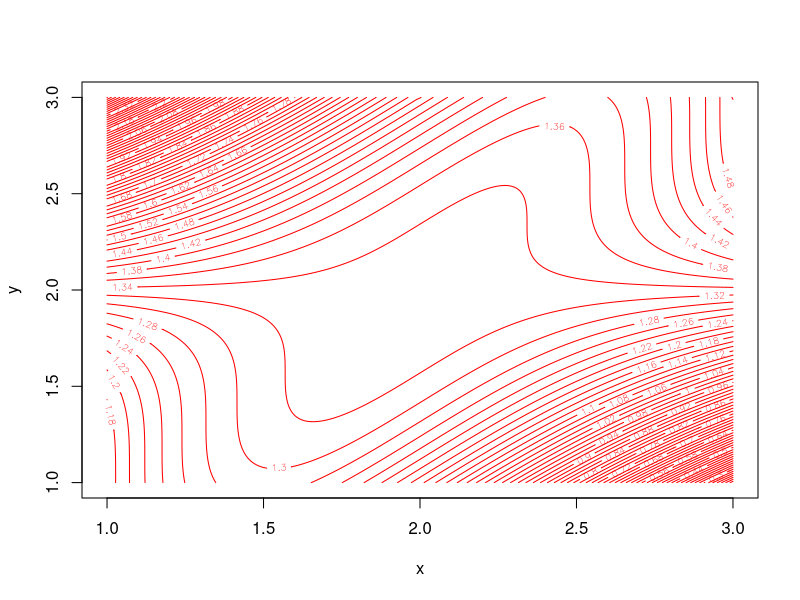
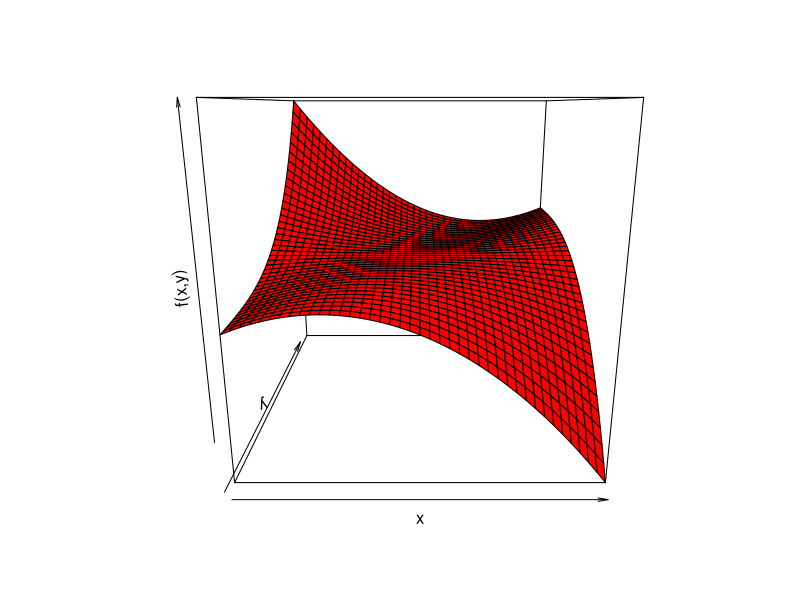
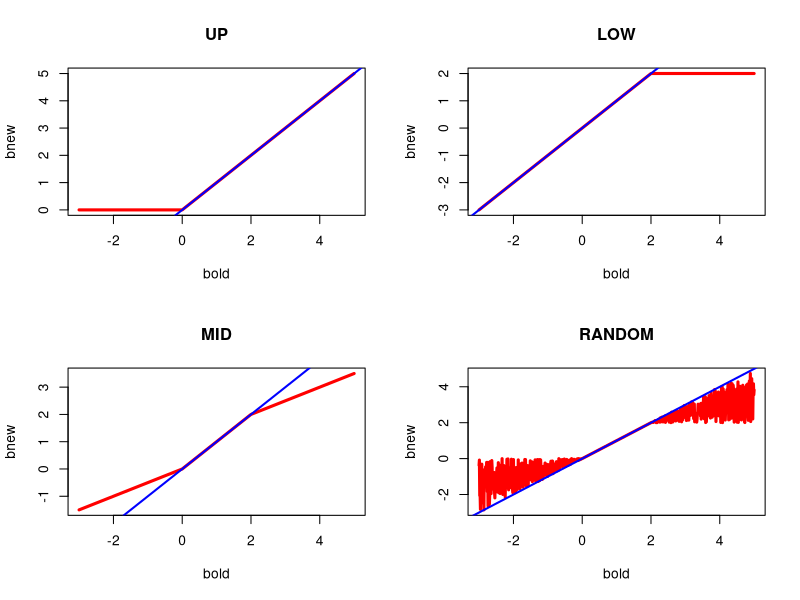

Generate these figures, in order, with R:
## ---- chunk 1
f <- function (x, y) {
    (y ^ 3) / 6 - (x * y ^ 2) / 2 + (y * x ^ 2) / 2 - (x ^ 2 )+ (2 * x)
}
x <- y <- seq(1,3,by=.01)
z <- outer(x, y, f)
contour(x, y, z, col = "RED", nlevels = 100, xlab = "x", ylab = "y")
## ---- chunk 2
x <- y <- seq(1,3,by=.05)
z <- outer(x, y, f)
persp(x, y, z, col = "RED", border = "BLACK", xlab = "x", ylab = "y", zlab = "f(x,y)")
## ---- chunk 3
upMe <- function (bold, select = "MID") {
    if (bold >= 2) aold <- 0.5 * (1 - bold)
    if ((bold <= 2) && (bold >= 1)) aold <- - 0.125 * (bold ^ 2)
    if ((bold <= 1) && (bold >= 0)) aold <- 0.5 - (bold / 2) - (0.125 * (bold ^ 2) )
    if (bold <= 0) aold <- 0.5 * (1 - bold)
    if (aold >= 0.5) bnew <- switch (select, MID = (1 - aold - abs (aold)) / 2,
            UP = 0, LOW = 1 - aold - abs (aold),
            RANDOM = runif (1, 1 - aold - abs (aold), 0))
    if ((aold <= 0.5) && (aold >= -0.125)) bnew <- -2 + 2 * sqrt (2 * (1 - aold))
    if ((aold <= -0.125) && (aold >= -0.5)) bnew <- sqrt (-8 * aold)
    if (aold <= -0.5) bnew <- switch (select, MID = (3 - aold + abs (aold)) / 2,
            UP = 1 - aold + abs (aold), LOW = 2,
            RANDOM = runif (1, 2, 1 - aold + abs (aold)))
    return (bnew)
}
## ---- chunk 4
par(mfrow=c(2,2))
bold <- seq(-3, 5, by=.01)
n <- length (bold)
bnew <- rep(0, n)
for (i in 1:n) bnew[i] <- upMe (bold[i], select = "UP")
plot (bold, bnew, type = "l", col = "RED", lwd = 3, main = "UP")
abline (0, 1, col = "BLUE", lwd = 2)
for (i in 1:n) bnew[i] <- upMe (bold[i], select = "LOW")
plot (bold, bnew, type = "l", col = "RED", lwd = 3, main = "LOW")
abline (0, 1, col = "BLUE", lwd = 2)
for (i in 1:n) bnew[i] <- upMe (bold[i], select = "MID")
plot (bold, bnew, type = "l", col = "RED", lwd = 3, main = "MID")
abline (0, 1, col = "BLUE", lwd = 2)
for (i in 1:n) bnew[i] <- upMe (bold[i], select = "RANDOM")
plot (bold, bnew, type = "l", col = "RED", lwd = 3, main = "RANDOM")
abline (0, 1, col = "BLUE", lwd = 2)
par(mfrow=c(1,1))
